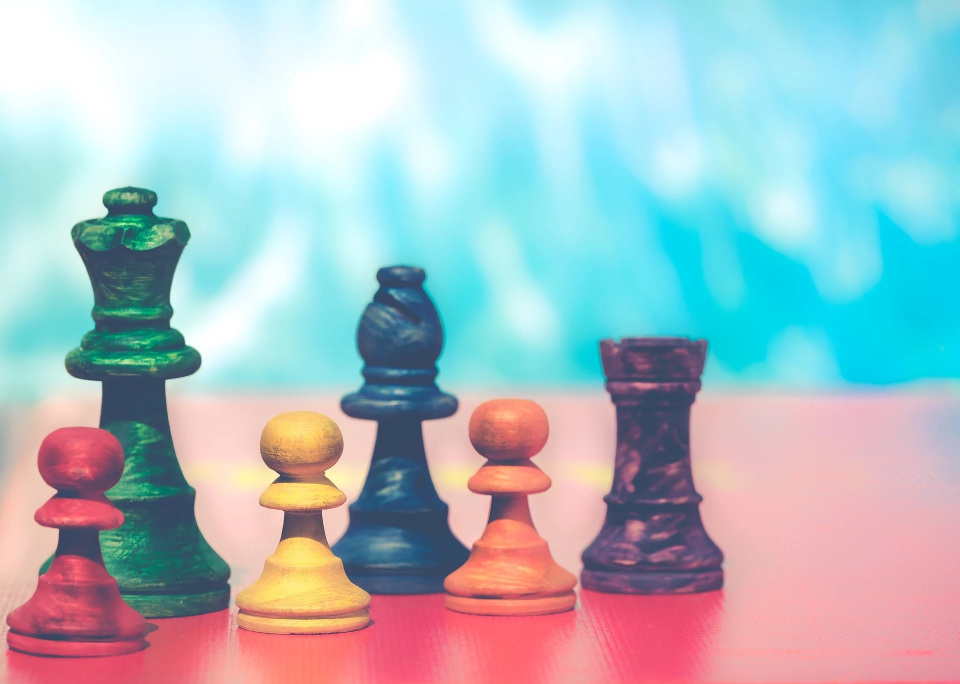
#> input picture YOLO3/video/chess.jpg, 1920 x 1368 px, found by its file name (shown at 1/2 size)
$ python opencv_ex12.py
#> lines starting #> are read from the running program, lines starting #| are printed output that depends on the picture
import cv2

src = cv2.imread('C:/Data/computer_vision/YOLO3/video/chess.jpg', cv2.IMREAD_COLOR)
#> src is the input picture: shape (1368, 1920, 3); mean B, G, R 195.2, 188.6, 169.4
dst = cv2.cvtColor(src, cv2.COLOR_BGR2GRAY)
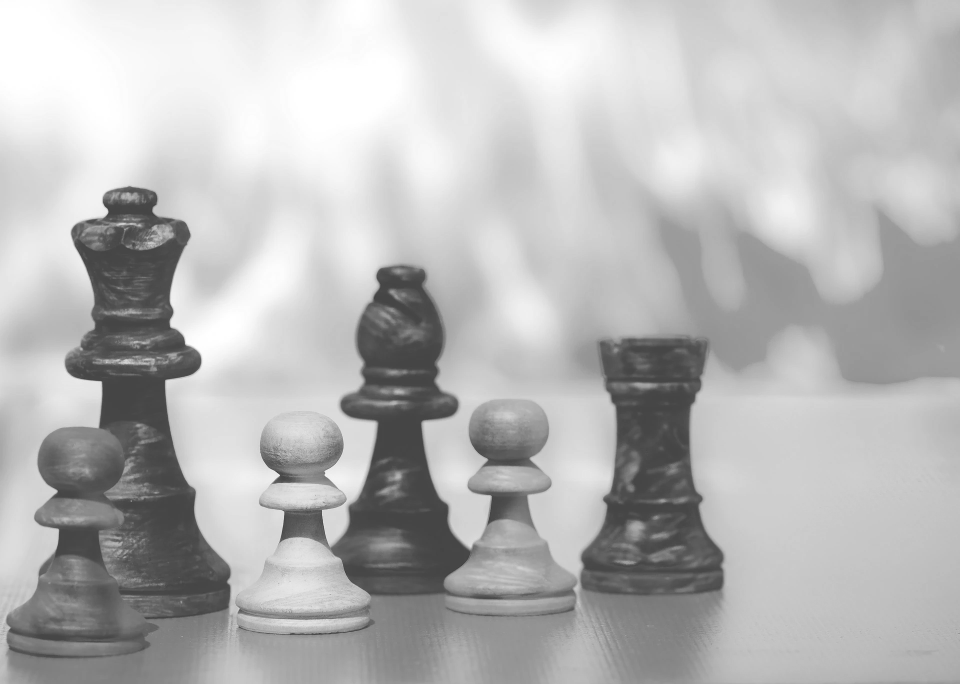
#> dst: shape (1368, 1920) (shown at 1/2 size); min 40, max 255, mean 183.6

src = cv2.resize(src, dsize=None, fx=1/3, fy=1/3, interpolation=cv2.INTER_AREA)
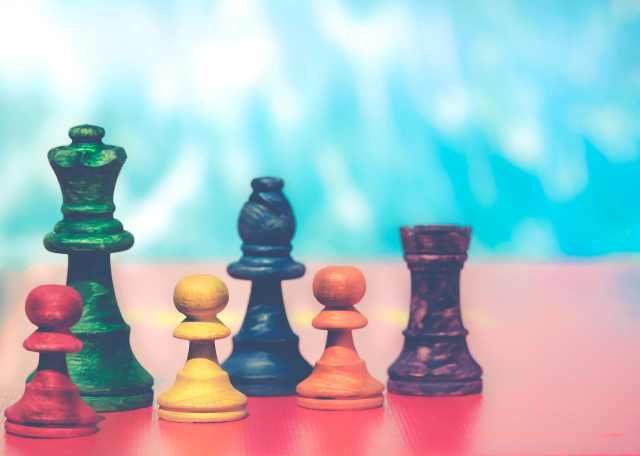
#> src: shape (456, 640, 3); mean B, G, R 195.2, 188.6, 169.4
dst = cv2.resize(dst, dsize=None, fx=1/3, fy=1/3, interpolation=cv2.INTER_AREA)
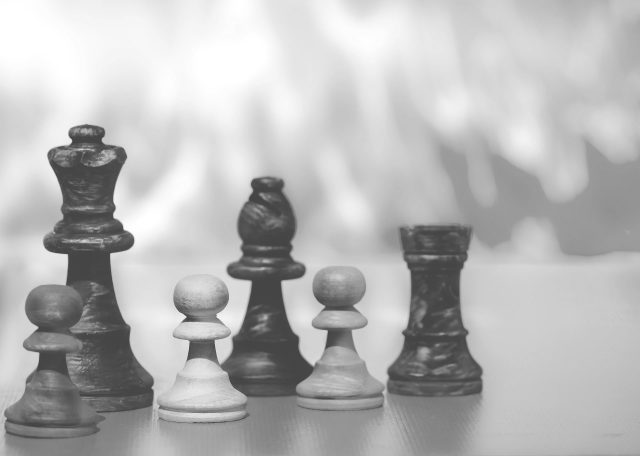
#> dst: shape (456, 640); min 67, max 255, mean 183.6

cv2.imshow("src", src)
cv2.imshow("dst", dst)
cv2.waitKey()
cv2.destroyAllWindows()
